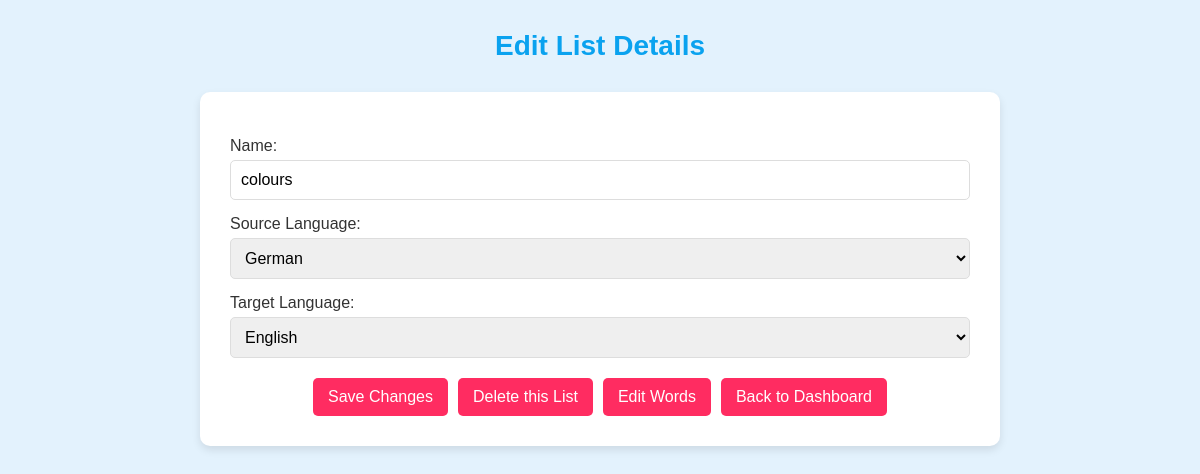
Page /edit-list/1/ (signed in) on the committed database.
### learning/models.py (models this page shows, shortened)
class VocabularyList(models.Model):
    name = models.CharField(max_length=100)
    source_language = models.CharField(max_length=50)
    target_language = models.CharField(max_length=50)
    teacher = models.ForeignKey(User, on_delete=models.CASCADE)
    classes = models.ManyToManyField(Class, related_name="linked_vocab_lists", blank=True)

### learning/views.py (the view)
# urls.py: path('edit-list/<int:list_id>/', views.edit_vocabulary_list_details, name='edit_vocabulary_list_details'),
@login_required
def edit_vocabulary_list_details(request, list_id):
    vocab_list = get_object_or_404(VocabularyList, id=list_id, teacher=request.user)
    if request.method == 'POST':
        form = VocabularyListForm(request.POST, instance=vocab_list)
        if form.is_valid():
            form.save()
            messages.success(request, "List details updated successfully!")
            return redirect('teacher_dashboard')
    else:
        form = VocabularyListForm(instance=vocab_list)
    return render(request, 'learning/edit_vocabulary_list_details.html', {'form': form, 'vocab_list': vocab_list})

### learning/forms.py
class VocabularyListForm(forms.ModelForm):
    source_language = forms.ChoiceField(choices=LANGUAGE_CHOICES, label="Source Language")
    target_language = forms.ChoiceField(choices=LANGUAGE_CHOICES, label="Target Language")
    class Meta:
        model = VocabularyList
        fields = ['name', 'source_language', 'target_language']

### learning/templates/learning/edit_vocabulary_list_details.html (shortened to what this page needs)
<!DOCTYPE html>
<html lang="en">
<head>
</head>
<body>
  <div class="page-header">
    <h1>Edit List Details</h1>
  </div>
  <div class="form-container">
    <form method="POST" id="editForm">
      {{ form.as_p }}
    </form>
    <div class="button-group">
      <button type="button" class="btn" onclick="document.getElementById('editForm').submit();">
        Save Changes
      </button>
      <form method="POST" action="{% url 'delete_vocabulary_list' vocab_list.id %}" class="inline-form">
        <button type="submit" class="btn" onclick="return confirm('Are you sure you want to delete this list?');">
          Delete this List
        </button>
      </form>
      <a href="{% url 'edit_vocabulary_words' vocab_list.id %}" class="btn">
        Edit Words
      </a>
      <a href="{% url 'teacher_dashboard' %}" class="btn">
        Back to Dashboard
      </a>
    </div>
  </div>
</body>
</html>

### learning/templates/learning/edit_vocabulary_list_details.html (style rules this page uses)
*, *::before, *::after { box-sizing: border-box; }
body { font-family: Arial, sans-serif; background: #e3f2fd; margin: 0; padding: 20px; display: flex; flex-direction: column; align-items: center; min-height: 100vh; }
.page-header { width: 100%; max-width: 800px; margin-bottom: 20px; text-align: center; }
.page-header h1 { margin: 10px 0; font-size: 28px; color: #0aa2ef; }
.form-container { background: #fff; padding: 30px; border-radius: 10px; width: 100%; max-width: 800px; box-shadow: 0 4px 8px rgba(0, 0, 0, 0.1); }
.form-container form p { margin: 15px 0; color: #333; font-size: 16px; }
.form-container form input, .form-container form select, .form-container form textarea { width: 100%; padding: 10px; margin-top: 5px; border: 1px solid #ddd; border-radius: 5px; font-size: 16px; }
.button-group { display: flex; gap: 10px; justify-content: center; align-items: center; margin-top: 20px; flex-wrap: wrap; }
.inline-form { display: inline-flex; align-items: center; vertical-align: middle; margin: 0; padding: 0; }
.btn { background-color: #ff2c61; color: #fff; border: none; padding: 10px 15px; border-radius: 5px; text-decoration: none; cursor: pointer; transition: background-color 0.3s ease; font-size: 16px; white-space: nowrap; }

### rows in the picture
VocabularyList: name "colours", source_language "German", target_language "English"
